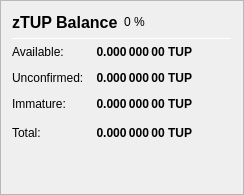
                   <widget class="QFrame" name="frame_ZerocoinBalances">
                    <property name="frameShape">
                     <enum>QFrame::StyledPanel</enum>
                    </property>
                    <property name="frameShadow">
                     <enum>QFrame::Raised</enum>
                    </property>
                    <layout class="QVBoxLayout" name="verticalLayout_7">
                     <item>
                      <layout class="QHBoxLayout" name="horizontalLayout_8" stretch="0,0,0">
                       <item>
                        <widget class="QLabel" name="label_5z_3">
                         <property name="minimumSize">
                          <size>
                           <width>0</width>
                           <height>20</height>
                          </size>
                         </property>
                         <property name="font">
                          <font>
                           <pointsize>12</pointsize>
                           <weight>75</weight>
                           <bold>true</bold>
                          </font>
                         </property>
                         <property name="text">
                          <string>zTUP Balance</string>
                         </property>
                        </widget>
                       </item>
                       <item>
                        <widget class="QLabel" name="labelzTUPPercent">
                         <property name="text">
                          <string notr="true">0 %</string>
                         </property>
                        </widget>
                       </item>
                       <item>
                        <spacer name="horizontalSpacer_11">
                         <property name="orientation">
                          <enum>Qt::Horizontal</enum>
                         </property>
                         <property name="sizeHint" stdset="0">
                          <size>
                           <width>40</width>
                           <height>20</height>
                          </size>
                         </property>
                        </spacer>
                       </item>
                      </layout>
                     </item>
                     <item>
                      <widget class="Line" name="line_ZerocoinBalance">
                       <property name="minimumSize">
                        <size>
                         <width>0</width>
                         <height>1</height>
                        </size>
                       </property>
                       <property name="maximumSize">
                        <size>
                         <width>16777215</width>
                         <height>1</height>
                        </size>
                       </property>
                       <property name="orientation">
                        <enum>Qt::Horizontal</enum>
                       </property>
                      </widget>
                     </item>
                     <item>
                      <layout class="QGridLayout" name="gridLayout_5">
                       <property name="spacing">
                        <number>12</number>
                       </property>
                       <item row="1" column="0">
                        <widget class="QLabel" name="labelzBalanceMatureText">
                         <property name="toolTip">
                          <string>Mature: more than 20 confirmation and more than 1 mint of the same denomination after it was minted.
These zTUP are spendable.</string>
                         </property>
                         <property name="text">
                          <string>Available:</string>
                         </property>
                        </widget>
                       </item>
                       <item row="1" column="1">
                        <widget class="QLabel" name="labelzBalanceMature">
                         <property name="font">
                          <font>
                           <weight>75</weight>
                           <bold>true</bold>
                          </font>
                         </property>
                         <property name="toolTip">
                          <string>Mature: more than 20 confirmation and more than 1 mint of the same denomination after it was minted.
These zTUP are spendable.</string>
                         </property>
                         <property name="text">
                          <string notr="true">0.000 000 00 TUP</string>
                         </property>
                         <property name="alignment">
                          <set>Qt::AlignRight|Qt::AlignTrailing|Qt::AlignVCenter</set>
                         </property>
                        </widget>
                       </item>
                       <item row="2" column="0">
                        <widget class="QLabel" name="labelzBalanceUnconfirmedText">
                         <property name="toolTip">
                          <string>Unconfirmed: less than 20 confirmations
Immature: confirmed, but less than 1 mint of the same denomination after it was minted</string>
                         </property>
                         <property name="text">
                          <string>Unconfirmed:</string>
                         </property>
                        </widget>
                       </item>
                       <item row="2" column="1">
                        <widget class="QLabel" name="labelzBalanceUnconfirmed">
                         <property name="font">
                          <font>
                           <weight>75</weight>
                           <bold>true</bold>
                          </font>
                         </property>
                         <property name="toolTip">
                          <string>Unconfirmed: less than 20 confirmations
Immature: confirmed, but less than 1 mint of the same denomination after it was minted</string>
                         </property>
                         <property name="text">
                          <string notr="true">0.000 000 00 TUP</string>
                         </property>
                         <property name="alignment">
                          <set>Qt::AlignRight|Qt::AlignTrailing|Qt::AlignVCenter</set>
                         </property>
                        </widget>
                       </item>
                       <item row="3" column="0">
                        <widget class="QLabel" name="labelzBalanceImmatureText">
                         <property name="toolTip">
                          <string>Unconfirmed: less than 20 confirmations
Immature: confirmed, but less than 1 mint of the same denomination after it was minted</string>
                         </property>
                         <property name="text">
                          <string>Immature:</string>
                         </property>
                        </widget>
                       </item>
                       <item row="3" column="1">
                        <widget class="QLabel" name="labelzBalanceImmature">
                         <property name="font">
                          <font>
                           <weight>75</weight>
                           <bold>true</bold>
                          </font>
                         </property>
                         <property name="toolTip">
                          <string>Unconfirmed: less than 20 confirmations
Immature: confirmed, but less than 1 mint of the same denomination after it was minted</string>
                         </property>
                         <property name="text">
                          <string notr="true">0.000 000 00 TUP</string>
                         </property>
                         <property name="alignment">
                          <set>Qt::AlignRight|Qt::AlignTrailing|Qt::AlignVCenter</set>
                         </property>
                        </widget>
                       </item>
                       <item row="4" column="0">
                        <widget class="QLabel" name="labelzBalanceText">
                         <property name="toolTip">
                          <string>Your current zTUP balance, unconfirmed and immature zTUP included.</string>
                         </property>
                         <property name="text">
                          <string>Total:</string>
                         </property>
                        </widget>
                       </item>
                       <item row="4" column="1">
                        <widget class="QLabel" name="labelzBalance">
                         <property name="font">
                          <font>
                           <weight>75</weight>
                           <bold>true</bold>
                          </font>
                         </property>
                         <property name="cursor">
                          <cursorShape>IBeamCursor</cursorShape>
                         </property>
                         <property name="toolTip">
                          <string>Your current zTUP balance, unconfirmed and immature zTUP included.</string>
                         </property>
                         <property name="text">
                          <string notr="true">0.000 000 00 TUP</string>
                         </property>
                         <property name="alignment">
                          <set>Qt::AlignRight|Qt::AlignTrailing|Qt::AlignVCenter</set>
                         </property>
                         <property name="textInteractionFlags">
                          <set>Qt::LinksAccessibleByMouse|Qt::TextSelectableByKeyboard|Qt::TextSelectableByMouse</set>
                         </property>
                        </widget>
                       </item>
                       <item row="4" column="2">
                        <spacer name="horizontalSpacer_4">
                         <property name="orientation">
                          <enum>Qt::Horizontal</enum>
                         </property>
                         <property name="sizeHint" stdset="0">
                          <size>
                           <width>40</width>
                           <height>20</height>
                          </size>
                         </property>
                        </spacer>
                       </item>
                      </layout>
                     </item>
                     <item>
                      <spacer name="verticalSpacer_4">
                       <property name="orientation">
                        <enum>Qt::Vertical</enum>
                       </property>
                       <property name="sizeHint" stdset="0">
                        <size>
                         <width>20</width>
                         <height>40</height>
                        </size>
                       </property>
                      </spacer>
                     </item>
                    </layout>
                   </widget>
